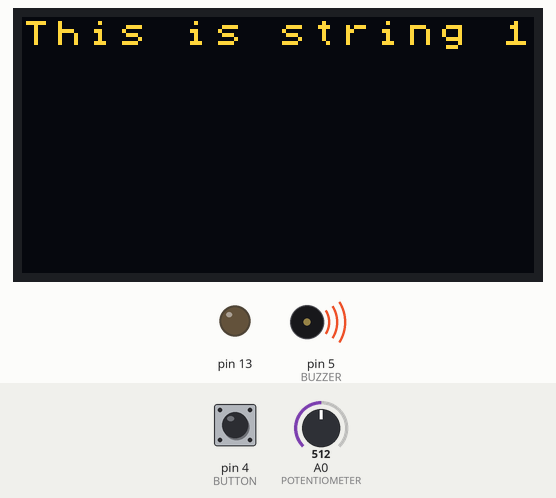
This sketch was run on a simulated Arduino Uno, built with avr-gcc and run on an emulated ATmega328P. On the bench: 128×64 one-colour display, output pins drawn as LEDs (lit = HIGH), buzzer (waves = sounding). Inputs (shaded band) come from the test bench; at power-on: pin 4 (BUTTON) HIGH, A0 (POTENTIOMETER) = 512. The OLED is the two-colour kind (top 16 rows yellow).

Above: at 0.84 s.
1.3 s: pin 4 (BUTTON) pulled LOW for 3.2 s
At 3.8 s:
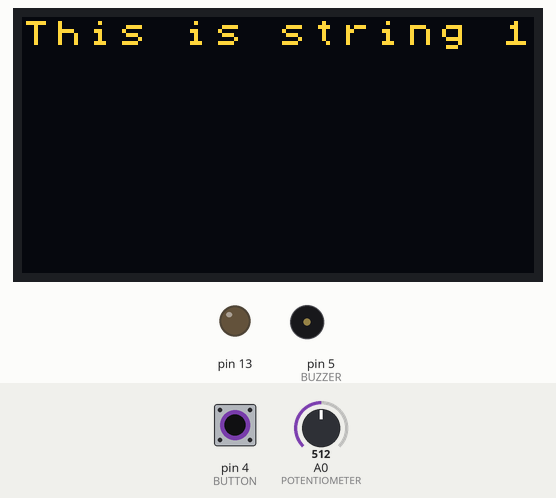
6.0 s: pin 4 (BUTTON) pulled LOW for 0.55 s
At 9.4 s:
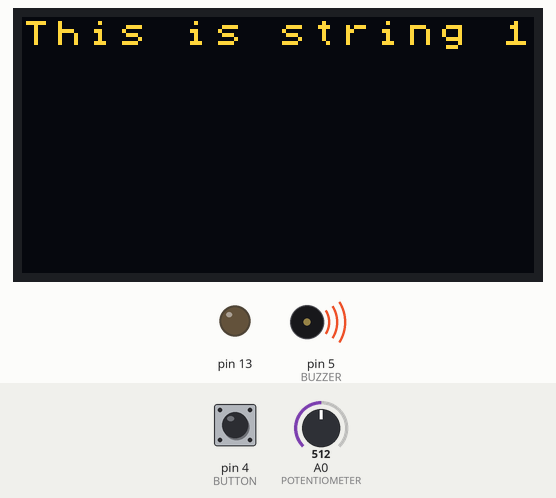
Timing chart, 0 to 15.5 s (numbered marks = the images above; inputs shaded):
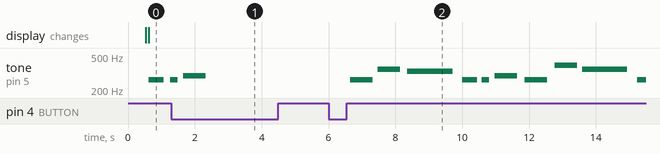

The sketch:

Kareoke-buzzer-PM_combine_button.ino
```cpp
#define NOTE_B0  31
#define NOTE_C1  33
#define NOTE_CS1 35
#define NOTE_D1  37
#define NOTE_DS1 39
#define NOTE_E1  41
#define NOTE_F1  44
#define NOTE_FS1 46
#define NOTE_G1  49
#define NOTE_GS1 52
#define NOTE_A1  55
#define NOTE_AS1 58
#define NOTE_B1  62
#define NOTE_C2  65
#define NOTE_CS2 69
#define NOTE_D2  73
#define NOTE_DS2 78
#define NOTE_E2  82
#define NOTE_F2  87
#define NOTE_FS2 93
#define NOTE_G2  98
#define NOTE_GS2 104
#define NOTE_A2  110
#define NOTE_AS2 117
#define NOTE_B2  123
#define NOTE_C3  131
#define NOTE_CS3 139
#define NOTE_D3  147
#define NOTE_DS3 156
#define NOTE_E3  165
#define NOTE_F3  175
#define NOTE_FS3 185
#define NOTE_G3  196
#define NOTE_GS3 208
#define NOTE_A3  220
#define NOTE_AS3 233
#define NOTE_B3  247
#define NOTE_C4  262
#define NOTE_CS4 277
#define NOTE_D4  294
#define NOTE_DS4 311
#define NOTE_E4  330
#define NOTE_F4  349
#define NOTE_FS4 370
#define NOTE_G4  392
#define NOTE_GS4 415
#define NOTE_A4  440
#define NOTE_AS4 466
#define NOTE_B4  494
#define NOTE_C5  523
#define NOTE_CS5 554
#define NOTE_D5  587
#define NOTE_DS5 622
#define NOTE_E5  659
#define NOTE_F5  698
#define NOTE_FS5 740
#define NOTE_G5  784
#define NOTE_GS5 831
#define NOTE_A5  880
#define NOTE_AS5 932
#define NOTE_B5  988
#define NOTE_C6  1047
#define NOTE_CS6 1109
#define NOTE_D6  1175
#define NOTE_DS6 1245
#define NOTE_E6  1319
#define NOTE_F6  1397
#define NOTE_FS6 1480
#define NOTE_G6  1568
#define NOTE_GS6 1661
#define NOTE_A6  1760
#define NOTE_AS6 1865
#define NOTE_B6  1976
#define NOTE_C7  2093
#define NOTE_CS7 2217
#define NOTE_D7  2349
#define NOTE_DS7 2489
#define NOTE_E7  2637
#define NOTE_F7  2794
#define NOTE_FS7 2960
#define NOTE_G7  3136
#define NOTE_GS7 3322
#define NOTE_A7  3520
#define NOTE_AS7 3729
#define NOTE_B7  3951
#define NOTE_C8  4186
#define NOTE_CS8 4435
#define NOTE_D8  4699
#define NOTE_DS8 4978
#define REST 1
#define BUZZER 5
#define BUTTON 4

//Tris here added a potentiometer to call
#define POTENTIOMETER 0
#define LED 6

#include <ezButton.h>
#include "Arduino_SensorKit.h"
U8X8_SSD1306_128X64_NONAME_HW_I2C OledHW( U8X8_PIN_NONE);
int tempo[2] = {120, 100};
int melody[2][200] = {
  {
    // Silent Night, Original Version
    // Score available at https://musescore.com/marcsabatella/scores/3123436
    NOTE_G4, -4, NOTE_A4, 8, NOTE_G4, 4,
    NOTE_E4, -2,
    NOTE_G4, -4, NOTE_A4, 8, NOTE_G4, 4,
    NOTE_E4, -2,
    NOTE_D5, 2, NOTE_D5, 4,
    NOTE_B4, -2,
    NOTE_C5, 2, NOTE_C5, 4,
    NOTE_G4, -2,

    NOTE_A4, 2, NOTE_A4, 4,
    NOTE_C5, -4, NOTE_B4, 8, NOTE_A4, 4,
    NOTE_G4, -4, NOTE_A4, 8, NOTE_G4, 4,
    NOTE_E4, -2,
    NOTE_A4, 2, NOTE_A4, 4,
    NOTE_C5, -4, NOTE_B4, 8, NOTE_A4, 4,
    NOTE_G4, -4, NOTE_A4, 8, NOTE_G4, 4,
    NOTE_E4, -2,

    NOTE_D5, 2, NOTE_D5, 4,
    NOTE_F5, -4, NOTE_D5, 8, NOTE_B4, 4,
    NOTE_C5, -2,
    NOTE_E5, -2,
    NOTE_C5, 4, NOTE_G4, 4, NOTE_E4, 4,
    NOTE_G4, -4, NOTE_F4, 8, NOTE_D4, 4,
    NOTE_C4, -2,
    NOTE_C4, -1,
  }, {
    // Happy Birthday
    // Score available at https://musescore.com/user/8221/scores/26906
    NOTE_C4, 4, NOTE_C4, 8,
    NOTE_D4, -4, NOTE_C4, -4, NOTE_F4, -4,
    NOTE_E4, -2, NOTE_C4, 4, NOTE_C4, 8,
    NOTE_D4, -4, NOTE_C4, -4, NOTE_G4, -4,
    NOTE_F4, -2, NOTE_C4, 4, NOTE_C4, 8,

    NOTE_C5, -4, NOTE_A4, -4, NOTE_F4, -4,
    NOTE_E4, -4, NOTE_D4, -4, NOTE_AS4, 4, NOTE_AS4, 8,
    NOTE_A4, -4, NOTE_F4, -4, NOTE_G4, -4,
    NOTE_F4, -2,
  }
};

char *myStrings[] = {"This is string 1", "This is string 2", "This is string 3",
                     "This is string 4", "This is string 5", "This is string 6"
                    };
int rows = sizeof(melody) / sizeof(melody[0]);      //number of song
int cols = sizeof(melody[0]) / sizeof(int);       //number of note
int thisNote = 0; //thisNote is the pos of
int i, j = 0;   //i is the pos of note, j is for ledTitle
int wholenote, divider, noteDuration = 0;
int size = sizeof(myStrings) / sizeof(myStrings[0]);
int sum = 0; //count the synchronization
int reset = 0;
int adjusted=0; //if potentiometer is turned
int pometerVal; //the previous value of PM
boolean buttonState = true;
ezButton button(BUTTON);

void setup() {
  //Tris here added pin13 for the lightbub
  pinMode (13, OUTPUT);
  pinMode (BUTTON, INPUT);
  pometerVal=map (analogRead(POTENTIOMETER), 0, 1023, 0, 255); //read the previous value
  OledHW.begin();
  OledHW.setFlipMode(true);
  OledHW.setFont(u8x8_font_chroma48medium8_r);
  OledHW.setCursor(0, 0);    // Set the Coordinates
  button.setDebounceTime(500);
}

void loop() {
  //Tris : Set a val to read the recent value of PM
  int val = analogRead(POTENTIOMETER);
 //map up, get different voltage
  val = map ( val, 0, 1023,0,255);        //value of potentionmeter
  if(pometerVal!=val){        //check if potentiometer changed
    if ((pometerVal-val)>10){
      if(i<1){          //if current song is at position 0
        i=rows-1;       //play last song on the list
      }else{
        i--;
      }
       thisNote=0;
        digitalWrite(LED, HIGH);
        delay(100);
        digitalWrite(LED, LOW);
        delay(100);
        digitalWrite(LED, HIGH);
        delay(100);
        digitalWrite(LED, LOW);
        delay(100);
        digitalWrite(LED, HIGH);
        delay(100);
        digitalWrite(LED, LOW);
   } else if((pometerVal-val)<-10){
        if(i==rows-1){          //if current song is at position 1
          i=0;       //play first song on the list
        }else{
          i++;
        }
         thisNote=0;
        digitalWrite(LED, HIGH);
        delay(100);
        digitalWrite(LED, LOW);
        delay(100);
        digitalWrite(LED, HIGH);
        delay(100);
        digitalWrite(LED, LOW);
        delay(100);
        digitalWrite(LED, HIGH);
        delay(100);
        digitalWrite(LED, LOW);
   }
    adjusted=1;
    pometerVal=val;
 }
button.loop();
  if (button.isPressed()) {
  buttonState = !buttonState;
  }
  if (buttonState == false) {
      }
else if (buttonState == true) {

  if (j > size) {
    j = 0;
  } //Tris: this is temporarily not used?

  if (thisNote == 0) { //switch
    if(adjusted){                 //switch by users
        wholenote = (60000 * 4) / tempo[i];
        divider = 0, noteDuration = 0;
    } else{                       //switched by song
      if (i < (rows-1)) { //Tri: try here
        wholenote = (60000 * 4) / tempo[i];
        divider = 0, noteDuration = 0;
        i++;
        digitalWrite(LED, HIGH);
        delay(100);
        digitalWrite(LED, LOW);
        delay(100);
        digitalWrite(LED, HIGH);
        delay(100);
        digitalWrite(LED, LOW);
        delay(100);
        digitalWrite(LED, HIGH);
        delay(100);
        digitalWrite(LED, LOW);
      } else {
        wholenote = (60000 * 4) / tempo[i];
        divider = 0, noteDuration = 0;
        i = 0;
        digitalWrite(LED, HIGH);
        delay(100);
        digitalWrite(LED, LOW);
        delay(100);
        digitalWrite(LED, HIGH);
        delay(100);
        digitalWrite(LED, LOW);
        delay(100);
        digitalWrite(LED, HIGH);
        delay(100);
        digitalWrite(LED, LOW);
      }
    }
    OledHW.print(myStrings[j]);
    adjusted=0;
  }
  if (thisNote < cols) {
    if (melody[i][thisNote] != 0) {
      if (melody[i][thisNote] == 1) {
        melody[i][thisNote] = 0;
      }
      divider = melody[i][thisNote + 1];
      if (divider > 0) {
        noteDuration = (wholenote) / divider;
      } else if (divider < 0) {
        noteDuration = (wholenote) / abs(divider);
        noteDuration *= 1.5;
      }
      int tempDivider = 0;
      int tempNoteDuration = 0;
      for (int x = thisNote; x > 0; x--) {
        tempDivider = melody[i][x];
        if (divider > 0) {
          tempNoteDuration = (wholenote) / divider;
        } else if (divider < 0) {
          tempNoteDuration = (wholenote) / abs(divider);
          tempNoteDuration *= 1.5;
        }
        sum += tempNoteDuration;
        if (sum > 6) {
          OledHW.print(myStrings[j]);
          j++;
          x = 0;
        }
      }
      tone(BUZZER, melody[i][thisNote], noteDuration * 0.9);
      // Wait for the specief duration before playing the next note.
      delay(noteDuration);
      // stop the waveform generation before the next note.
      noTone(BUZZER);
      thisNote++;

    } else {
      thisNote = cols;
    }
  } else {
    thisNote = 0;

  }

}
}
```

Measured:
- after the input at 1.3 s, tone on pin 5 (BUZZER): goes on until 2.3 s, then stays silent
- after the input at 6.0 s, tone on pin 5 (BUZZER): plays 262 Hz for 0.68 s, 349 Hz for 0.68 s, 330 Hz for 1.4 s, 262 Hz for 0.45 s, 262 Hz for 0.23 s, 294 Hz for 0.68 s … (10 notes in this stretch), starting after 0.64 s
